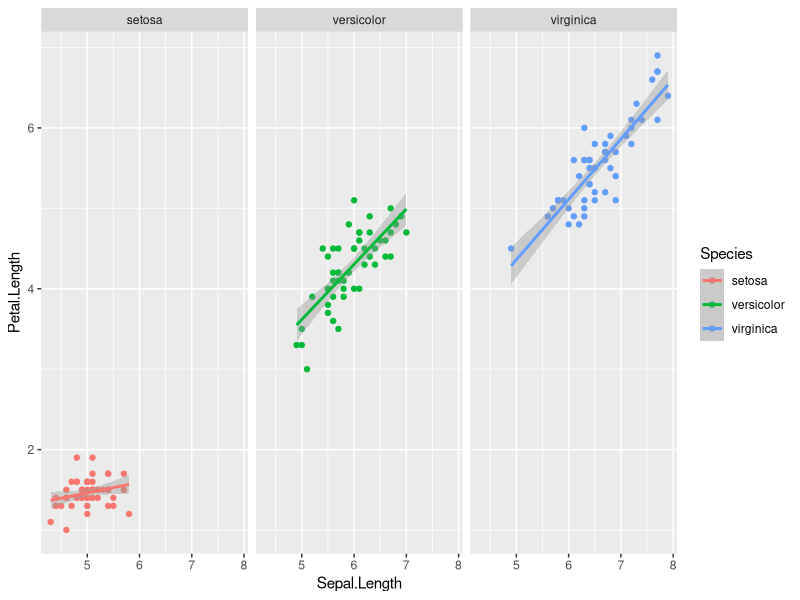
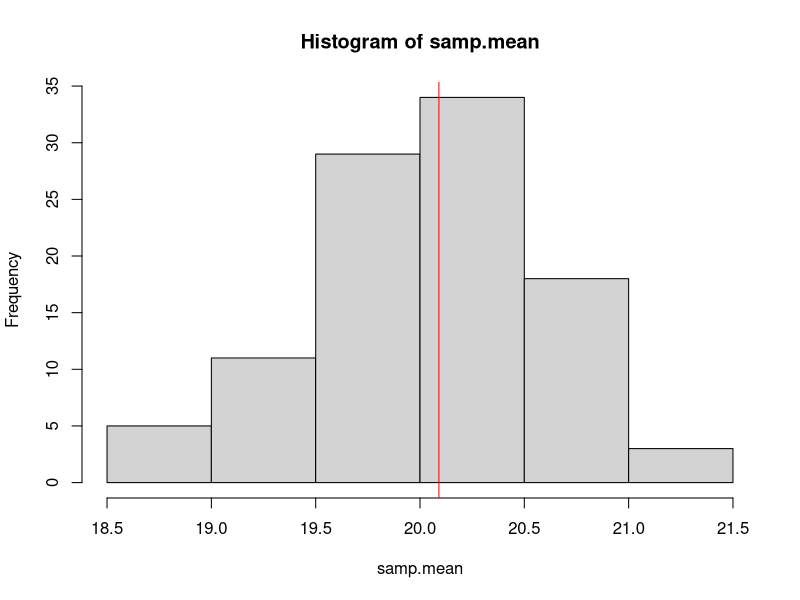

Write the R code that produced these figures, in order.
# Oct 5th 2023

# Functions and Loops

# apply() sapply() lapply() etc

#example function
mult.2=function(x) x*2
mult.2(5)

#we can use sapply to apply the function to a set of numbers

#take intigers from 1--> 5 multiplying each by 2
sapply(1:5, mult.2)


sapply(1:5, function(x) x*2)


#difference between sapply and lappy is really just the output format!
#s stands for simplified apply
#l stands for list apply

lapply(1:5, mult.2)



#Use sapply to apply a function that generates more than a vector

v=c(1,2,3)
sapply(1:5, function(x) x*v) #output is a matrix!

lapply(1:5, function(x) x*v) #output is a list of each column



#use sapply and lapply to run linear models on multiple datasets

iris

iris.split=split(iris, iris$Species)
iris.split


spp.mods =lapply(iris.split,function(x) lm(Petal.Length~Sepal.Length,data=x))
spp.mods
summary(spp.mods[[1]])
summary(spp.mods[[2]])
summary(spp.mods[[3]])

species.mods.summary=lapply(spp.mods,function(x)summary(x))



#lets get slope from the lm
str(summary(spp.mods[[1]]))
species.mods.summary[[1]]$coefficients

species.mods.summary[[1]]$coefficients[2,1]

slopes = sapply(species.mods.summary,function(x) x$coefficients[2,1])
slopes


#lets visualize the relationships between petal and sepal length for each species

library(ggplot2)
ggplot(iris, aes(x=Sepal.Length, y=Petal.Length, color=Species)) +
  geom_point()+
  geom_smooth(method = "lm")+
  facet_wrap(~Species)



#For Loops #################################################################################
for(i in 1:5) print(i*2)


v=vector(length=5)
for(i in 1:5) v[i]=i*2
v

a=c(8,4,3,1)
for(i in 1:5) v[i]=a[i]*2
v



times=20
col.times = 20
m=matrix(nrow=times,ncol=col.times)
m
for(i in 1:times) m[i,]=i* (1:col.times)
m


j=1
while(j<=10){
  if(j ==10) print("j too high") else print(j)
  j= j+1
}





#Samples and Distributions ###################################

#Sample function takes a vector, then gives a random value within the vector under certian conditions

sample(1:10,1)

sample(1:10,10) #gives you 1:10 in random order, but no repeats

sample(1:10, 10, replace=T) #now we can get repeats
#This is also called bootstrapping - sampling with replacement

obs.mean = mean(mtcars$mpg)
samp.mean= vector(length=100)
for(i in 1:100){
  samp = sample(1:length(mtcars$mpg),25)
  samp.mean[i]=mean(mtcars$mpg[samp])
}
samp.mean
obs.mean
hist(samp.mean)
abline(v=obs.mean, col="red")
